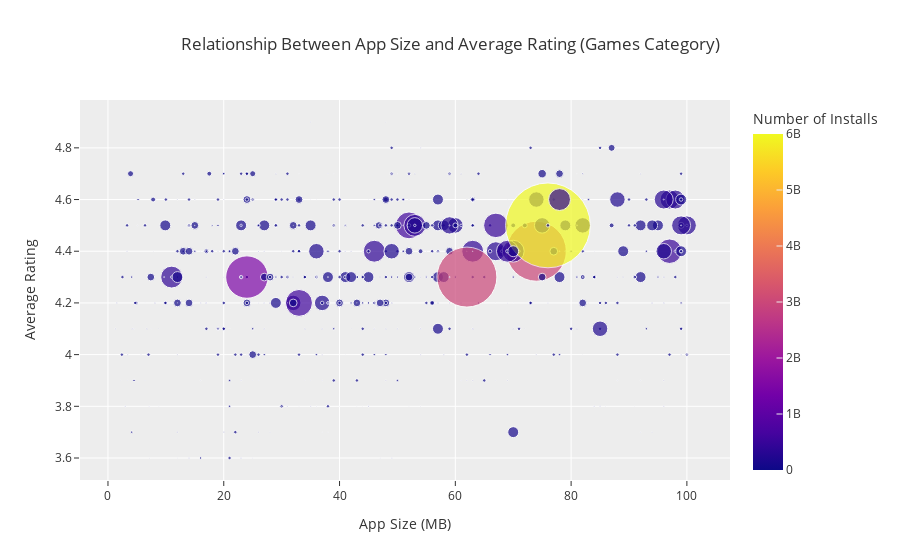

The notebook cell this image was saved under:
### Code cell
# Create the bubble chart
fig = px.scatter(
    grouped_data,
    x='Size',
    y='Rating',
    size='Installs',
    color='Installs',  # Color by number of installs
    hover_name='App',
    title='Relationship Between App Size and Average Rating (Games Category)',
    labels={
        'Size': 'App Size (MB)',
        'Rating': 'Average Rating',
        'Installs': 'Number of Installs'
    },
    size_max=60  # Maximum bubble size
)

# Update layout
fig.update_layout(
    template='ggplot2',
    xaxis_title='App Size (MB)',
    yaxis_title='Average Rating',
    hovermode='closest'
)

# Show plot
fig.show()

### Figure 1 — Plotly figure (JSON) as saved in the notebook; plotly's stock layout.template omitted (floating-point values rounded to 4 significant figures; data arrays with more than 128 entries replaced by an {"elided": "..."} marker saying what was removed)
{"data": [{"hovertemplate": "<b>%{hovertext}</b><br><br>App Size (MB)=%{x}<br>Average Rating=%{y}<br>Number of Installs=%{marker.color}<extra></extra>", "hovertext": {"elided": "626 str values"}, "legendgroup": "", "marker": {"color": {"elided": "626 int values"}, "coloraxis": "coloraxis", "size": {"elided": "626 int values"}, "sizemode": "area", "sizeref": 1667000.0, "symbol": "circle"}, "mode": "markers", "name": "", "orientation": "v", "showlegend": false, "type": "scatter", "x": {"elided": "626 float values"}, "xaxis": "x", "y": {"elided": "626 float values"}, "yaxis": "y"}], "layout": {"coloraxis": {"colorbar": {"title": {"text": "Number of Installs"}}, "colorscale": [[0, "#0d0887"], [0.1111, "#46039f"], [0.2222, "#7201a8"], [0.3333, "#9c179e"], [0.4444, "#bd3786"], [0.5556, "#d8576b"], [0.6667, "#ed7953"], [0.7778, "#fb9f3a"], [0.8889, "#fdca26"], [1, "#f0f921"]]}, "hovermode": "closest", "legend": {"itemsizing": "constant", "tracegroupgap": 0}, "title": {"text": "Relationship Between App Size and Average Rating (Games Category)"}, "xaxis": {"anchor": "y", "domain": [0, 1], "title": {"text": "App Size (MB)"}}, "yaxis": {"anchor": "x", "domain": [0, 1], "title": {"text": "Average Rating"}}}}
